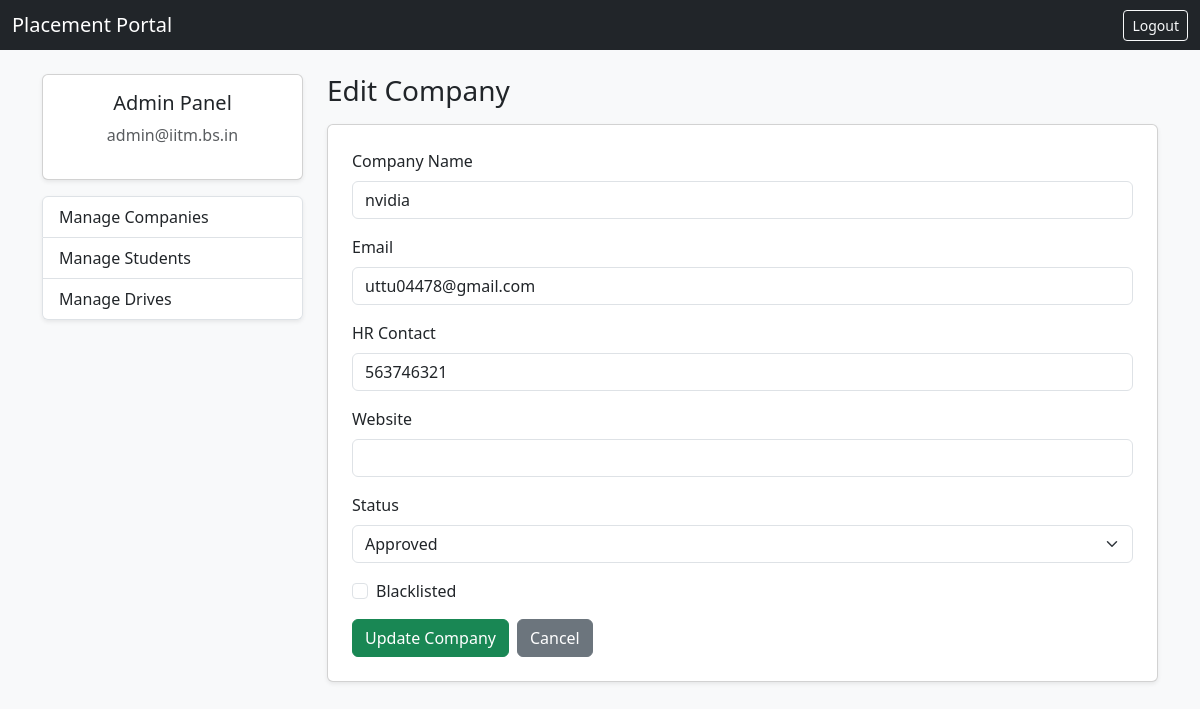
Page /admin/companies/edit/3 (signed in) on the earlier database version.
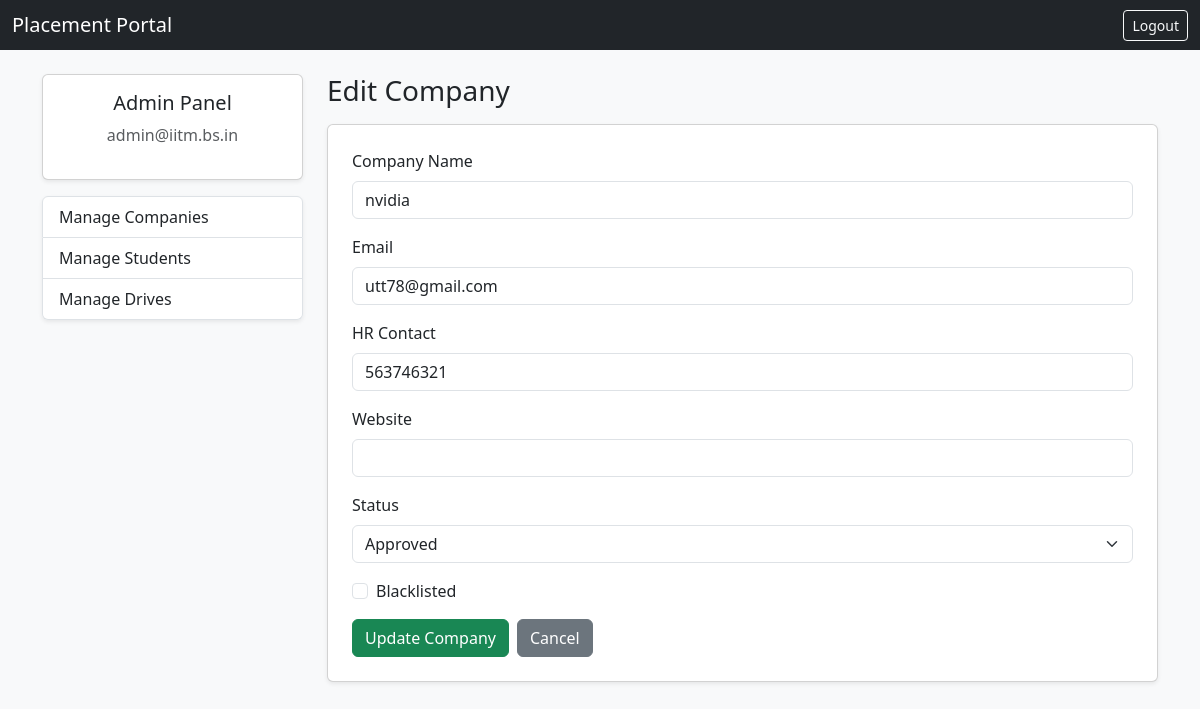
Same page on the later database version.
### dp.py (models this page shows)
class User(UserMixin, db.Model):
    __tablename__ = "users"
    id = db.Column(db.Integer, primary_key=True)
    email = db.Column(db.String(120), unique=True, nullable=False)
    password = db.Column(db.String(200), nullable=False)
    role = db.Column(db.String(20), nullable=False)
    student_profile = db.relationship(
        "Student", backref="user"
    )
    company_profile = db.relationship(
        "Company", backref="user"
    )

### app.py (the view, shortened to what this page needs)
@app.route("/admin/companies/edit/<int:company_id>", methods=["GET", "POST"])
@login_required
def admin_edit_company(company_id):
    if current_user.role != "admin":
        abort(403)
    company = Company.query.get(company_id)
    if not company:
        flash("Company not found.")
        return redirect("/admin/companies")
    return render_template("admin_company_edit.html", company=company)

### app.py (called while the page is built)
@login_manager.user_loader
def load_user(user_id):
    return User.query.get(int(user_id))

### templates/admin_company_edit.html (shortened to what this page needs)
{% extends "admin.html" %}
{% block admin_content %}
<h3 class="mb-3">Edit Company</h3>
<form method="POST" class="card p-4 shadow-sm">
    <div class="mb-3">
        <label class="form-label">Company Name</label>
        <input type="text" name="company_name" value="{{ company.company_name }}" class="form-control" required>
    </div>
    <div class="mb-3">
        <label class="form-label">Email</label>
        <input type="email" name="email" value="{{ company.user.email }}" class="form-control" required>
    </div>
    <div class="mb-3">
        <label class="form-label">HR Contact</label>
        <input type="text" name="hr_contact" value="{{ company.hr_contact }}" class="form-control">
    </div>
    <div class="mb-3">
        <label class="form-label">Website</label>
        <input type="text" name="website" value="{{ company.website }}" class="form-control">
    </div>
    <div class="mb-3">
        <label class="form-label">Status</label>
        <select name="status" class="form-select" {% if company.blacklisted %}disabled{% endif %}>
            <option value="Approved" {% if company.status == "Approved" %}selected{% endif %}>Approved</option>
        </select>
    </div>
    <div class="form-check mb-3">
        <input class="form-check-input" type="checkbox" id="blacklisted" name="blacklisted" {% if company.blacklisted %}checked{% endif %}>
        <label class="form-check-label" for="blacklisted">
            Blacklisted
        </label>
    </div>
    <div class="d-flex gap-2">
        <button class="btn btn-success" type="submit">Update Company</button>
        <a href="/admin/companies" class="btn btn-secondary">Cancel</a>
    </div>
</form>
{% endblock %}

Differences in the rows shown:
changed User: email "uttu04478@gmail.com" → "utt78@gmail.com"
